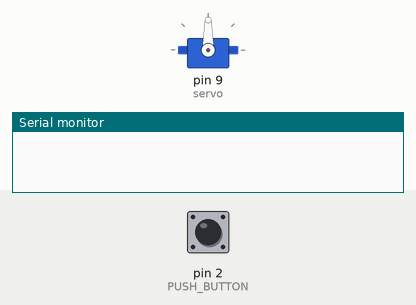
Bench run of a sketch on a simulated Arduino Uno, built with avr-gcc and run on an emulated ATmega328P. Parts: servo, the last lines printed to the serial monitor. The test bench sets the inputs (shaded band); at power-on: pin 2 (PUSH_BUTTON) LOW.

Above: at 1.2 s.
1.3 s: pin 2 (PUSH_BUTTON) pulled HIGH for 3.2 s
At 5.4 s:
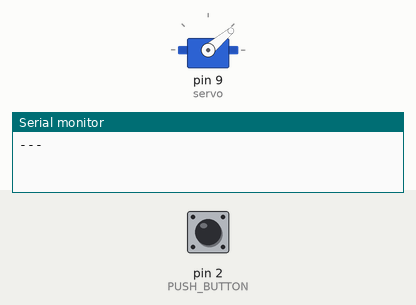
6.0 s: pin 2 (PUSH_BUTTON) pulled HIGH for 0.15 s
At 6.6 s:
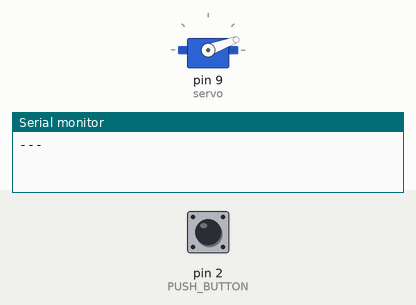
7.6 s: pin 2 (PUSH_BUTTON) pulled HIGH for 1 s
At 7.75 s:
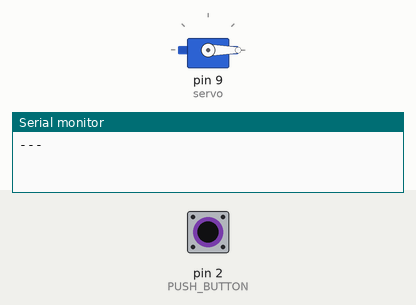
Timing chart, 0 to 10.6 s (numbered marks = the images above; inputs shaded):
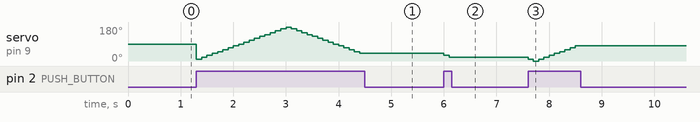

The sketch:

servo_switch2.ino
```cpp
#include <Servo.h>

const int PUSH_BUTTON = 2;
bool flag;

int pos = 0;
Servo servo;
int direction = 1;

void setup() {
  Serial.begin(9600);
  pinMode(PUSH_BUTTON, INPUT);
  flag = false;
  pinMode(9, OUTPUT);

  servo.attach(9);
}

void loop() {
  int button_status = digitalRead(PUSH_BUTTON);

  if (button_status == HIGH) {
    digitalWrite(9, HIGH);
    if (pos == 0) {
      direction = 1;
    } else if (pos == 180) {
      direction = -1;
    }

    pos += (10 * direction);
    servo.write(pos);
    delay(100);

    if (pos == 180 || pos == 0) {
      flag = true;
    }
  }

  if (button_status == LOW && flag == true) {
    Serial.println("---");
    flag = false;
  }
  if (pos > 180)
  {
    pos = 180;
  }

  if (pos < 0)
  {
    pos = 0;
  }
}
```

Measured:
- after the input at 1.3 s, servo on pin 9 (servo): 90° → 10° at once, → 20° 0.10 s later, → 30° 0.10 s later, → 40° 0.10 s later, … (32 changes in this stretch)
- after the input at 6.0 s, servo on pin 9 (servo): 40° → 30° at once, → 20° 0.10 s later
- after the input at 7.6 s, servo on pin 9 (servo): 20° → 10° at once, → 0° 0.10 s later, → 10° 0.10 s later, → 20° 0.10 s later, … (10 changes in this stretch)
